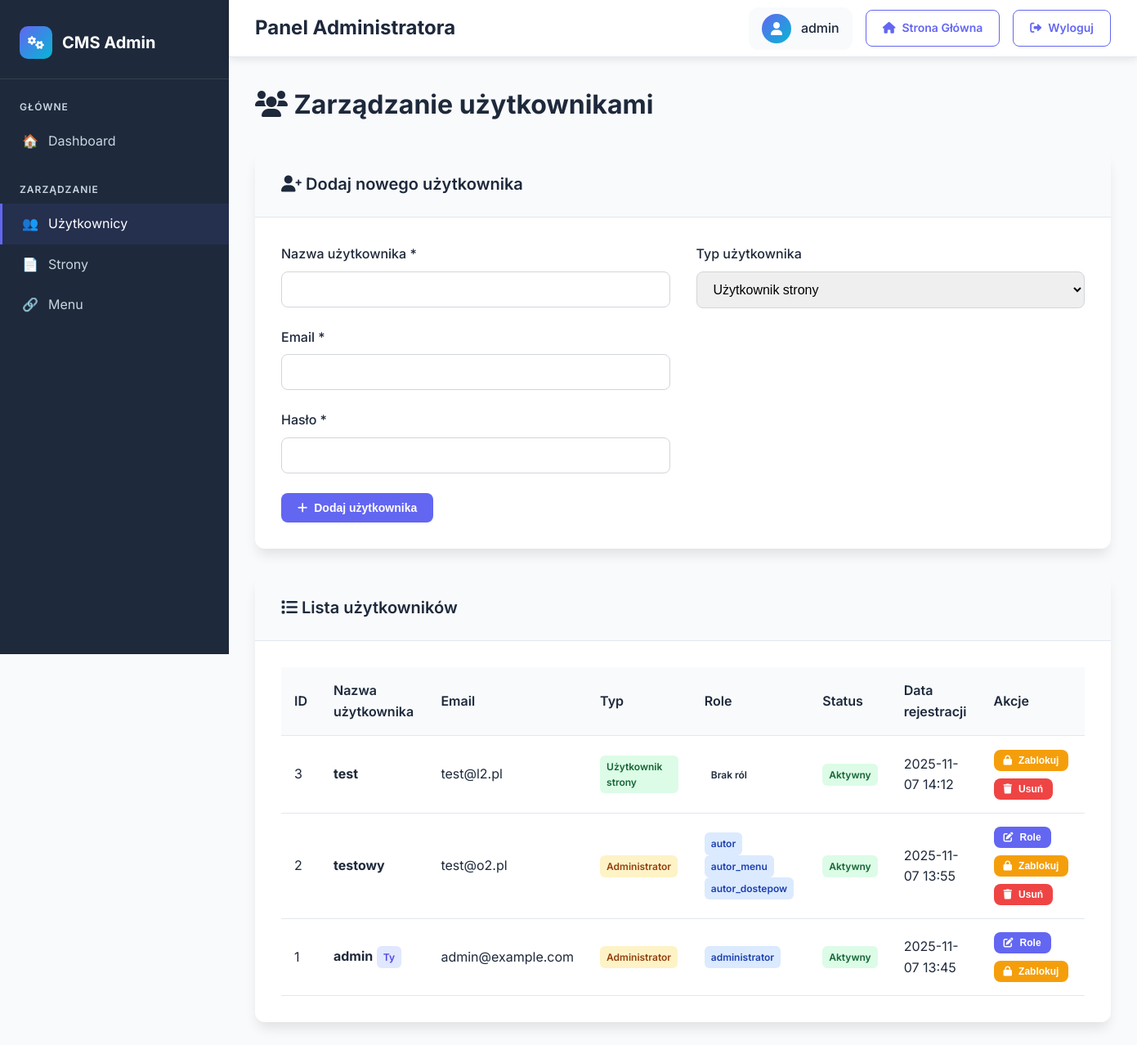
/admin/users.php (signed in), run on the app's committed database.
### tables this page shows
CREATE TABLE `users` (
  `id` int(11) NOT NULL,
  `username` varchar(50) NOT NULL,
  `password` varchar(255) NOT NULL,
  `email` varchar(100) NOT NULL,
  `user_type` enum('admin','site_user') DEFAULT 'site_user',
  `is_active` tinyint(1) DEFAULT 1,
  `created_at` datetime DEFAULT current_timestamp(),
  `last_login` datetime DEFAULT NULL
);

### admin/users.php (the view, shortened to what this page needs)
<?php
$host = 'localhost';
$dbname = 'cms_portal';
$username = 'root';
$password = '';
try {
    $connection = new PDO(
        "mysql:host=$host;dbname=$dbname;charset=utf8mb4",
        $username,
        $password,
        array(
            PDO::ATTR_ERRMODE => PDO::ERRMODE_EXCEPTION,
            PDO::ATTR_DEFAULT_FETCH_MODE => PDO::FETCH_ASSOC
        )
    );
} catch(PDOException $e) {
    die("Błąd połączenia z bazą danych: " . $e->getMessage());
}
try {
    $stmt = $connection->prepare("
        SELECT u.*,
               GROUP_CONCAT(ar.name) as role_names,
               GROUP_CONCAT(ar.id) as role_ids
        FROM users u
        LEFT JOIN user_admin_roles uar ON u.id = uar.user_id
        LEFT JOIN admin_roles ar ON uar.role_id = ar.id
        GROUP BY u.id
        ORDER BY u.created_at DESC
    ");
    $stmt->execute();
    $users = $stmt->fetchAll();
} catch (PDOException $e) {
    $error = "Błąd podczas pobierania użytkowników: " . $e->getMessage();
    $users = [];
}
function safe_echo($text) {
    echo htmlspecialchars($text, ENT_QUOTES, 'UTF-8');
}
function getUserTypeLabel($type) {
    $labels = [
        'admin' => 'Administrator',
        'site_user' => 'Użytkownik strony'
    ];
    return $labels[$type] ?? $type;
}
?>
<!DOCTYPE html>
<html lang="pl">
<head>
    <link href="https://cdnjs.cloudflare.com/ajax/libs/font-awesome/6.0.0/css/all.min.css" rel="stylesheet">
</head>
<body>
    <div class="admin-container">
        <aside class="admin-sidebar">
            <div class="sidebar-header">
                <a href="index.php" class="sidebar-logo">
                    <div class="logo-icon"><i class="fas fa-cogs"></i></div>
                    <span class="logo-text">CMS Admin</span>
                </a>
            </div>
            <nav class="sidebar-nav">
                <div class="nav-section">
                    <div class="nav-title">GŁÓWNE</div>
                    <ul class="nav-links">
                        <li><a href="index.php" class="nav-link"><span>🏠</span><span>Dashboard</span></a></li>
                    </ul>
                </div>
                <div class="nav-section">
                    <div class="nav-title">ZARZĄDZANIE</div>
                    <ul class="nav-links">
                        <li><a href="users.php" class="nav-link active"><span>👥</span><span>Użytkownicy</span></a></li>
                        <li><a href="pages.php" class="nav-link"><span>📄</span><span>Strony</span></a></li>
                        <li><a href="menu.php" class="nav-link"><span>🔗</span><span>Menu</span></a></li>
                    </ul>
                </div>
            </nav>
        </aside>
        <main class="admin-main">
            <header class="admin-header">
                <div class="header-title">
                    <h1>Panel Administratora</h1>
                </div>
                <div class="user-menu">
                    <div class="user-info">
                        <div class="user-avatar">
                            <i class="fas fa-user"></i>
                        </div>
                        <span><?php echo $_SESSION['user_login'] ?? 'Administrator'; ?></span>
                    </div>
                    <a href="../" class="btn btn-outline" style="background: transparent; color: var(--primary); border: 1px solid var(--primary);">
                        <i class="fas fa-home"></i> Strona Główna
                    </a>
                    <a href="../public/logout.php" class="btn btn-outline" style="background: transparent; color: var(--primary); border: 1px solid var(--primary);">
                        <i class="fas fa-sign-out-alt"></i> Wyloguj
                    </a>
                </div>
            </header>
            <div class="admin-content">
                <div class="page-header">
                    <h1><i class="fas fa-users"></i> Zarządzanie użytkownikami</h1>
                </div>
                <div class="card">
                    <div class="card-header">
                        <h2><i class="fas fa-user-plus"></i> Dodaj nowego użytkownika</h2>
                    </div>
                    <div class="card-body">
                        <form method="POST" action="">
                            <div style="display: grid; grid-template-columns: 1fr 1fr; gap: 2rem;">
                                <div>
                                    <div class="form-group">
                                        <label class="form-label" for="username">Nazwa użytkownika *</label>
                                        <input type="text" class="form-control" id="username" name="username" required>
                                    </div>
                                    <div class="form-group">
                                        <label class="form-label" for="email">Email *</label>
                                        <input type="email" class="form-control" id="email" name="email" required>
                                    </div>
                                    <div class="form-group">
                                        <label class="form-label" for="password">Hasło *</label>
                                        <input type="password" class="form-control" id="password" name="password" required>
                                    </div>
                                </div>
                                <div>
                                    <div class="form-group">
                                        <label class="form-label" for="user_type">Typ użytkownika</label>
                                        <select class="form-control" id="user_type" name="user_type" required>
                                            <option value="site_user">Użytkownik strony</option>
                                        </select>
                                    </div>
                                </div>
                            </div>
                            <button type="submit" name="add_user" class="btn btn-primary">
                                <i class="fas fa-plus"></i> Dodaj użytkownika
                            </button>
                        </form>
                    </div>
                </div>
                <div class="card">
                    <div class="card-header">
                        <h2><i class="fas fa-list"></i> Lista użytkowników</h2>
                    </div>
                    <div class="card-body">
                        <?php if (empty($users)): ?>
                            <p>Brak użytkowników w systemie.</p>
                        <?php else: ?>
                            <div class="table-responsive">
                                <table class="table">
                                    <thead>
                                        <tr>
                                            <th>ID</th>
                                            <th>Nazwa użytkownika</th>
                                            <th>Email</th>
                                            <th>Typ</th>
                                            <th>Role</th>
                                            <th>Status</th>
                                            <th>Data rejestracji</th>
                                            <th>Akcje</th>
                                        </tr>
                                    </thead>
                                    <tbody>
                                        <?php foreach ($users as $user): ?>
                                            <tr>
                                                <td><?php safe_echo($user['id']); ?></td>
                                                <td>
                                                    <strong><?php safe_echo($user['username']); ?></strong>
                                                    <?php if ($user['id'] == $_SESSION['user_id']): ?>
                                                        <span class="badge badge-primary">Ty</span>
                                                    <?php endif; ?>
                                                </td>
                                                <td><?php safe_echo($user['email']); ?></td>
                                                <td>
                                                    <span class="badge <?php echo $user['user_type'] === 'admin' ? 'badge-warning' : 'badge-success'; ?>">
                                                        <?php echo getUserTypeLabel($user['user_type']); ?>
                                                    </span>
                                                </td>
                                                <td>
                                                    <?php if ($user['role_names']): ?>
                                                        <?php
                                                        $role_names = explode(',', $user['role_names']);
                                                        foreach ($role_names as $role):
                                                        ?>
                                                            <span class="badge badge-info"><?php safe_echo(trim($role)); ?></span>
                                                        <?php endforeach; ?>
                                                    <?php else: ?>
                                                        <span class="badge">Brak ról</span>
                                                    <?php endif; ?>
                                                </td>
                                                <td>
                                                    <?php if ($user['is_active']): ?>
                                                        <span class="badge badge-success">Aktywny</span>
                                                    <?php else: ?>
                                                        <span class="badge badge-error">Zablokowany</span>
                                                    <?php endif; ?>
                                                </td>
                                                <td><?php echo date('Y-m-d H:i', strtotime($user['created_at'])); ?></td>
                                                <td>
                                                    <div style="display: flex; gap: 0.5rem; flex-wrap: wrap;">
                                                        <?php if ($user['user_type'] === 'admin'): ?>
                                                            <button type="button" class="btn btn-sm btn-primary" onclick="openEditRolesModal(<?php echo $user['id']; ?>, '<?php safe_echo($user['username']); ?>', [<?php echo $user['role_ids'] ?? ''; ?>])">
                                                                <i class="fas fa-edit"></i> Role
                                                            </button>
                                                        <?php endif; ?>
                                                        <form method="POST" action="" style="display: inline;">
                                                            <button type="submit" name="toggle_user" class="btn btn-sm <?php echo $user['is_active'] ? 'btn-warning' : 'btn-success'; ?>">
                                                                <i class="fas <?php echo $user['is_active'] ? 'fa-lock' : 'fa-unlock'; ?>"></i>
                                                                <?php echo $user['is_active'] ? 'Zablokuj' : 'Odblokuj'; ?>
                                                            </button>
                                                        </form>
                                                        <?php if ($user['id'] != $_SESSION['user_id']): ?>
                                                            <form method="POST" action="" style="display: inline;">
                                                                <button type="submit" name="delete_user" class="btn btn-sm btn-danger" onclick="return confirm('Czy na pewno chcesz usunąć tego użytkownika?')">
                                                                    <i class="fas fa-trash"></i> Usuń
                                                                </button>
                                                            </form>
                                                        <?php endif; ?>
                                                    </div>
                                                </td>
                                            </tr>
                                        <?php endforeach; ?>
                                    </tbody>
                                </table>
                            </div>
                        <?php endif; ?>
                    </div>
                </div>
            </div>
        </main>
    </div>
</body>
</html>

### data on the page
users: id "3 test test@l2.pl", user_type "Użytkownik strony", shows "Brak ról", is_active "Aktywny", created_at "2025-11-07 14:12"
users: id "2 testowy test@o2.pl", user_type "Administrator", text "autor", text "autor_menu", text "autor_dostepow", is_active "Aktywny", created_at "2025-11-07 13:55"
users: id "1 admin admin@example.com", shows "Ty", user_type "Administrator", text "administrator", is_active "Aktywny", created_at "2025-11-07 13:45"

### other printed values
$_SESSION['user_login'] "admin"
